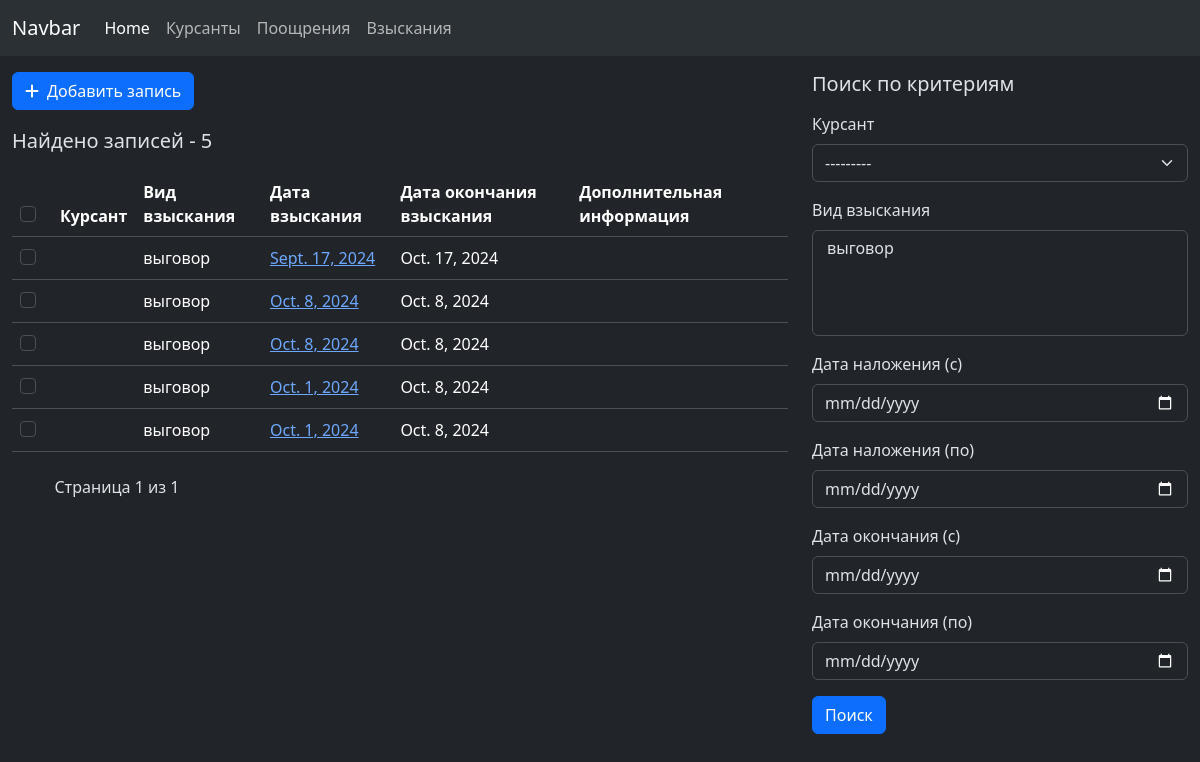
/kis/punishments, run on an earlier commit of the app's database.
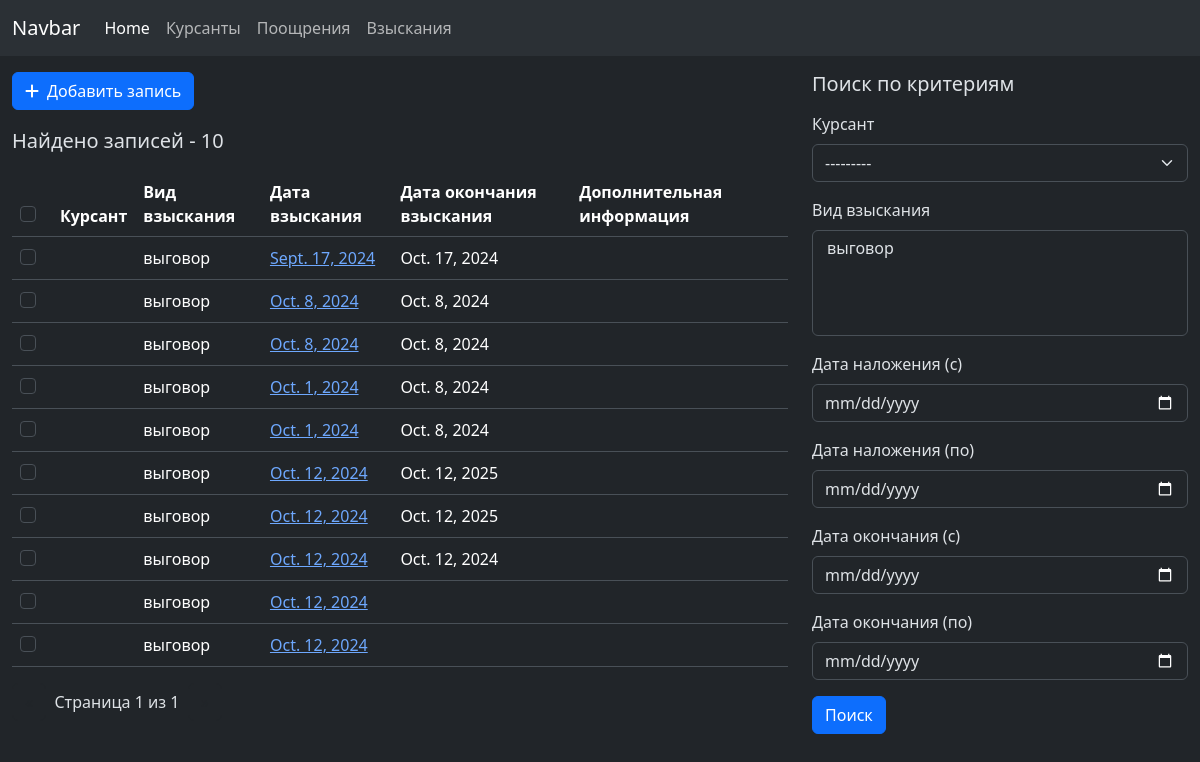
And on a later commit of the database.
### kis/models.py (models this page shows, shortened)
class Punishment(models.Model):
    cadet = models.ForeignKey(Cadet, on_delete=models.CASCADE, verbose_name="На кого")
    punishment_kind = models.ForeignKey(PunishmentKind, on_delete=models.CASCADE, verbose_name="Вид взыскания")
    punishment_start_date = models.DateField(verbose_name="Дата начала действия взыскания", blank=True, null=True)
    punishment_start_order_date = models.DateField(verbose_name="Дата приказа наложения взыскания", blank=True,
                                                   null=True)
    punishment_start_order_number = models.CharField(max_length=255, verbose_name="Номер приказа наложения взыскания",
                                                     blank=True, null=True)
    punishment_start_order_owner = models.ForeignKey(OrderOwner, on_delete=models.SET_NULL, verbose_name="Чей приказ",
                                                     blank=True, null=True)
    punishment_start_extra_data = models.TextField(verbose_name="Фабула о наложении", blank=True, null=True)
    punishment_expiration_date = models.DateField(verbose_name="Дата окончания действия взыскания", blank=True,
                                                  null=True)
    punishment_expiration_order_date = models.DateField(verbose_name="Дата приказа окончания взыскания", blank=True,
                                                        null=True)
    punishment_expiration_order_number = models.CharField(max_length=255,
                                                          verbose_name="Номер приказа окончания взыскания", blank=True,
                                                          null=True)
    punishment_expiration_order_owner = models.ForeignKey(OrderOwner, on_delete=models.SET_NULL,
                                                          related_name="punishment_expiration_order_owner",
                                                          verbose_name="Чей приказ",
                                                          blank=True, null=True)
    punishment_expiration_extra_data = models.TextField(verbose_name="Фабула о снятии", blank=True, null=True)
    class Meta:
        ordering = ('id',)
        verbose_name = 'Взыскание'
        verbose_name_plural = 'Взыскания'

class PunishmentKind(models.Model):
    punishment_kind = models.CharField(max_length=255, verbose_name="Punishment kind")
    def __str__(self):
        return self.punishment_kind
    class Meta:
        ordering = ('id',)
        verbose_name = 'Вид взыскания'
        verbose_name_plural = 'Виды взысканий'

### kis/views.py (the view)
# urls.py: path('punishments', views.punishment_list, name='punishment-list'),
def punishment_list(request):
    request.session['back_path'] = '/kis/punishments?' + request.META.get('QUERY_STRING')
    qs = Punishment.objects.all()
    if 'o' in request.GET:
        order_query = request.GET['o'].split('.')
        qs = qs.order_by(*order_query)
    f = PunishmentFilter(request.GET, queryset=qs)
    paginator = Paginator(f.qs, 20)
    page = request.GET.get('page')
    punish_list = paginator.get_page(page)
    cad_list = Cadet.objects.all()
    return render(request, 'kis/punishment/punishment-list.html',
                  {
                      'punishment_list': punish_list,
                      'cadet_list': cad_list, 'filter': f
                  })

### kis/customMiddleware.py (called while the page is built)
    def __call__(self, request):
        if request.method in METHODS:
            user = request.user if isinstance(request.user, User) else None
        response = self.get_response(request)
        return response

### kis/models.py (called while the page is built)
    def __str__(self):
        return self.last_name_rus

### kis/templates/kis/punishment/punishment-list.html (shortened to what this page needs)
{% extends 'base.html' %}
{% load static %}
{% load widget_tweaks %}
{% block content %}
    <div class="container-fluid">
        <div class="row">
            <div class="col-8">
                <div class="my-3 d-flex">
                    <button class="btn btn-primary"><span class="fas fa-plus me-2"></span>Добавить запись
                    </button>
                </div>
                {% if punishment_list %}
                    <p class="fs-5">Найдено записей - <b>{{ filter.qs.count }}</b></p>
                    <div class="table-responsive">
                        <table class="table table-hover">
                            <thead>
                            <tr>
                                <th scope="col">
                                    <div class="form-check ">
                                        <input type="checkbox" class="form-check-input" id="exampleCheck1">
                                    </div>
                                </th>
                                <th scope="col">Курсант</th>
                                <th scope="col">Вид взыскания</th>
                                <th scope="col">Дата взыскания</th>
                                <th scope="col">Дата окончания взыскания</th>
                                <th scope="col">Дополнительная информация</th>
                            </tr>
                            </thead>
                            <tbody class="table-borderless">
                            {% for punishment in punishment_list %}
                                <tr class="align-middle">
                                    <th scope="row" class="text-center align-middle">
                                        <div class="form-check ">
                                            <input type="checkbox" class="form-check-input" id="exampleCheck1">
                                        </div>
                                    </th>
                                    <td>
                                    </td>
                                    <td>{{ punishment.punishment_kind|default:"" }}</td>
                                    <td>
                                        <a href="">{{ punishment.punishment_start_date|default:"" }}</a>
                                    </td>
                                    <td>{{ punishment.punishment_expiration_date|default:"" }}</td>
                                    <td>{{ punishment.punishment_extra_data }}</td>
                                </tr>
                            {% endfor %}
                            </tbody>
                        </table>
                    </div>
                    {% include 'kis/punishment/paginator.html' %}
                {% else %}
                    <p class="fs-5">Записей не найдено</p>
                {% endif %}
            </div>
            <div class="col-4">
                <h5 class="my-3">Поиск по критериям</h5>
                <form method="get" action="{% url 'kis:punishment-list' %}">
                    <div class="mb-3">
                        <label class="form-label">Курсант</label>
                        {% render_field filter.form.punishment_cadet class+="form-select" %}
                    </div>
                    <div class="mb-3">
                        <label class="form-label">Вид взыскания</label>
                        {% render_field filter.form.punishment_kind class+="form-select" %}
                    </div>
                    <div class="mb-3">
                        <label class="form-label">Дата наложения (с)</label>
                        {% render_field filter.form.punishment_start_date_gte class+="form-control" %}
                    </div>
                    <div class="mb-3">
                        <label class="form-label">Дата наложения (по)</label>
                        {% render_field filter.form.punishment_start_date_lte class+="form-control" %}
                    </div>
                    <div class="mb-3">
                        <label class="form-label">Дата окончания (с)</label>
                        {% render_field filter.form.punishment_expiration_date_gte class+="form-control" %}
                    </div>
                    <div class="mb-3">
                        <label class="form-label">Дата окончания (по)</label>
                        {% render_field filter.form.punishment_expiration_date_lte class+="form-control" %}
                    </div>
                    <button type="submit" class="btn btn-primary">Поиск</button>
                </form>
            </div>
        </div>
    </div>
{% endblock %}

### templates/base.html (shortened to what this page needs)
<!doctype html>
{% load static %}
<html
        lang="en"
        data-bs-theme="dark"
>
<head>
    <link href="https://cdn.jsdelivr.net/npm/bootstrap@5.3.3/dist/css/bootstrap.min.css" rel="stylesheet"
>
     <link rel="stylesheet" href="{% static 'kis/css/select2.css' %}"/>
    <link rel="stylesheet" href="https://cdn.jsdelivr.net/npm/select2-bootstrap-5-theme@1.3.0/dist/select2-bootstrap-5-theme.min.css" />
</head>
<body class="fw-light">
<nav class="navbar navbar-expand-lg bg-body-tertiary">
    <div class="container-fluid">
        <a class="navbar-brand" href="#">Navbar</a>
        <div class="collapse navbar-collapse" id="navbarSupportedContent">
            <ul class="navbar-nav me-auto mb-2 mb-lg-0">
                <li class="nav-item">
                    <a class="nav-link active" aria-current="page" href="#">Home</a>
                </li>
                <li class="nav-item">
                    <a class="nav-link" href="{% url 'kis:cadet-list' %}">Курсанты</a>
                </li>
                <li class="nav-item">
                    <a class="nav-link" href="#">Поощрения</a>
                </li>
                <li class="nav-item">
                    <a class="nav-link" href="{% url 'kis:punishment-list' %}">Взыскания</a>
                </li>
            </ul>
        </div>
    </div>
</nav>
{% block content %}
{% endblock %}
</body>
</html>

### kis/templates/kis/punishment/paginator.html
{% load static %}
{% load url_replace %}
<nav aria-label="...">
    <ul class="pagination pagination-sm">
        {% if punishment_list.has_previous %}
            <li class="page-item">
                <a class="btn btn-outline-dark"
                   href="?{% url_replace request 'page' punishment_list.previous_page_number %}"><span
                        aria-hidden="true">&laquo;</span></a>
            </li>
        {% else %}
            <li class="page-item">
                <a class="btn btn-outline-dark disabled" href="#"><span
                        aria-hidden="true">&laquo;</span></a>
            </li>
        {% endif %}
        <li class="page-item d-flex align-items-center disabled">
            <b>&nbsp;&nbsp;Страница {{ punishment_list.number }}
                из {{ punishment_list.paginator.num_pages }}&nbsp;&nbsp;</b>
        </li>
        {% if punishment_list.has_next %}
            <li class="page-item">
                <a class="btn btn-outline-dark"
                   href="?{% url_replace request 'page' punishment_list.next_page_number %}"><span
                        aria-hidden="true">&raquo;</span></a>
            </li>
        {% else %}
            <li class="page-item">
                <a class="btn btn-outline-dark disabled" href="#"><span
                        aria-hidden="true">&raquo;</span></a>
            </li>
        {% endif %}
    </ul>
</nav>

What changed in the data, as far as the page shows it:
added Punishment: punishment_kind "выговор", punishment_start_date "Oct. 12, 2024", punishment_expiration_date "Oct. 12, 2025"
added Punishment: punishment_kind "выговор", punishment_start_date "Oct. 12, 2024", punishment_expiration_date "Oct. 12, 2025"
added Punishment: punishment_kind "выговор", punishment_start_date "Oct. 12, 2024", punishment_expiration_date "Oct. 12, 2024"
added Punishment: punishment_kind "выговор", punishment_start_date "Oct. 12, 2024"
added Punishment: punishment_kind "выговор", punishment_start_date "Oct. 12, 2024"
Also different on the page:
{{ filter.qs.count }}: "5" → "10"
